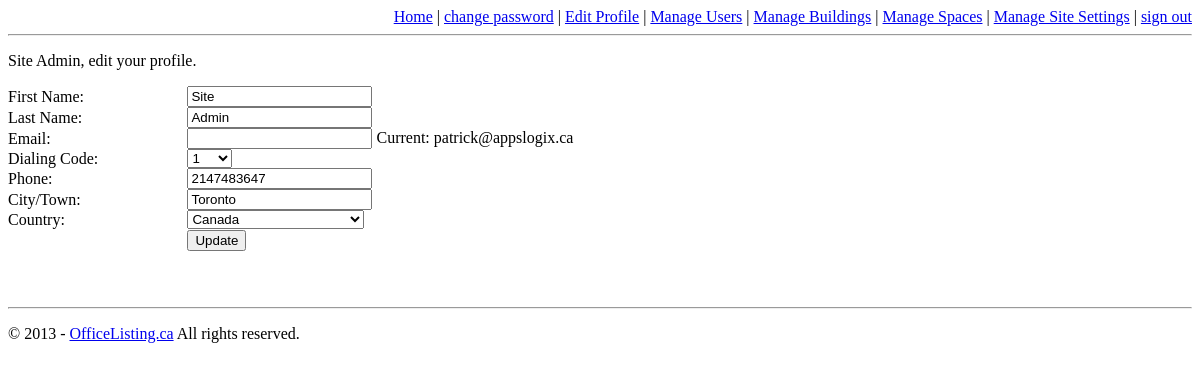
The page /admin/edit_profile.php (signed in) on the database its author committed.
### tables this page shows
CREATE TABLE `users` (
  `id` int(8) NOT NULL AUTO_INCREMENT,
  `username` varchar(9) NOT NULL,
  `password` varchar(32) NOT NULL,
  `temp_pass` varchar(32) NOT NULL,
  `temp_pass_active` int(1) NOT NULL,
  `first_name` varchar(25) NOT NULL,
  `last_name` varchar(25) NOT NULL,
  `email` varchar(35) NOT NULL,
  `dialing_code` int(5) NOT NULL,
  `phone` int(25) NOT NULL,
  `city` varchar(80) NOT NULL,
  `country` varchar(80) NOT NULL,
  `thumb_path` varchar(150) NOT NULL,
  `img_path` varchar(150) NOT NULL,
  `active` int(1) NOT NULL,
  `level_access` int(1) NOT NULL,
  `act_key` varchar(80) NOT NULL,
  `reg_date` varchar(45) NOT NULL,
  `last_active` varchar(50) NOT NULL,
  PRIMARY KEY (`id`)
);

### lib/functions/functions.php (the view, shortened to what this page needs)
<?php
function secureInput($var)
{
	$output = '';
    if (is_array($var)){
        foreach($var as $key=>$val){
            $output[$key] = secureInput($val);
        }
    } else {
		$var = strip_tags(trim($var));
		if (function_exists("get_magic_quotes_gpc")) {
			$output = mysql_real_escape_string(get_magic_quotes_gpc() ? stripslashes($var) : $var);
		} else {
			$output = mysql_real_escape_string($var);
		}
	}
	if (!empty($output))
	return $output;
}
function getUserRecords($id)
{
	global $getuser;
	$sql = "SELECT * FROM users WHERE id = '". $id . "'";
	$res = mysql_query($sql);
	$c=0;
	while ($a_row = mysql_fetch_array($res)) {
		$getuser[$c]["id"] = $a_row["id"];
		$getuser[$c]["username"] = $a_row["username"];
		$getuser[$c]["first_name"] = $a_row["first_name"];
		$getuser[$c]["last_name"] = $a_row["last_name"];
		$getuser[$c]["email"] = $a_row["email"];
		$getuser[$c]["dialing_code"] = $a_row["dialing_code"];
		$getuser[$c]["phone"] = $a_row["phone"];
		$getuser[$c]["city"] = $a_row["city"];
		$getuser[$c]["country"] = $a_row["country"];
		$getuser[$c]["thumb_path"] = $a_row["thumb_path"];
		$getuser[$c]["img_path"] = $a_row["img_path"];
		$getuser[$c]["active"] = $a_row["active"];
		$getuser[$c]["reg_date"] = $a_row["reg_date"];
		$getuser[$c]["last_active"] = $a_row["last_active"];
	$c++;
    }
	return $getuser;
}
function get_select_countries($id)
{
	$id = secureInput($id);
	$sql = "SELECT country FROM countries ORDER BY country ASC";
	$res = mysql_query($sql);
	$sql1 = "SELECT country FROM users WHERE id='".$id."'";
	$res1 = mysql_query($sql1);
	$row1 = mysql_fetch_assoc($res1);
	if($row1){
		echo "<select name=\"country\">";
		echo "<option selected=".$row1['country']." value=\"".$row1['country']."\">".$row1['country']."</option>";
		echo "</select>";
		} else {
			echo "<select name=\"country\">";
			while ($row = mysql_fetch_assoc($res)){
				echo "<option value=\"".$row['country']."\">".$row['country']."</option>";
			}
			echo "</select>";
	}
}
function get_dialing_code($id)
{
	$id = secureInput($id);
	$sql = "SELECT dialing_code FROM dialing_code ORDER BY name ASC";
	$res = mysql_query($sql);
	$sql1 = "SELECT dialing_code FROM users WHERE id='".$id."'";
	$res1 = mysql_query($sql1);
	$row1 = mysql_fetch_assoc($res1);
	if($row1){
		echo "<select name=\"dialing_code\">";
		echo "<option selected=".$row1['dialing_code']." value=\"".$row1['dialing_code']."\">".$row1['dialing_code']."</option>";
		echo "</select>";
		} else {
			echo "<select name=\"dialing_code\">";
			while ($row = mysql_fetch_assoc($res)){
				echo "<option value=\"".$row['dialing_code']."\">".$row['dialing_code']."</option>";
			}
			echo "</select>";
	}
}
?>

### admin/edit_profile.php (shortened to what this page needs)
<?PHP
include('../lib/functions/functions.php');
$getuser = getUserRecords($_SESSION['user_id']);
?>
<html xmlns="http://www.w3.org/1999/xhtml">
<head>
	<link rel="stylesheet" type="text/css" href="../css/style.css" media="screen" />
</head>
<body>
    <?php include('../lib/sections/admin_main_nav.php'); ?>
	<p><?php if(empty($getuser[0]['first_name']) || empty($getuser[0]['last_name'])){echo $getuser[0]['username'];} else {echo $getuser[0]['first_name']." ".$getuser[0]['last_name'];} ?>, edit your profile.</p>
	<div class="form">
	  <form id="editprofileForm" action="edit_profile_submit.php" method="post">
	  <table width="80%" border="0" cellpadding="0" cellspacing="0">
		<tr>
			<td><label for="first_name">First Name:</label></td><td><input type="text" name="first_name" value="<? if(isset($getuser[0]['first_name'])){echo $getuser[0]['first_name'];}?>"/></td>
		</tr>
		<tr>
			<td><label for="last_name"><label>Last Name:</label></td><td><input type="text" name="last_name" value="<? if(isset($getuser[0]['last_name'])){echo $getuser[0]['last_name'];}?>" /></td>
		</tr>
		<tr>
			<td><label for="email"><label>Email:</label></td><td><input type="text" name="email" value="" /> <span class="label">Current: <?= $getuser[0]['email'];?></span></td>
		</tr>
		<tr>
			<td><label for="dialing_code"><label>Dialing Code:</label></td><td><?= get_dialing_code($_SESSION['user_id']);?></td>
		</tr>
		<tr>
			<td><label for="phone"><label>Phone:</label></td><td><input type="text" name="phone" value="<? if(isset($getuser[0]['phone'])){echo $getuser[0]['phone'];}?>" /></td>
		</tr>
		<tr>
			<td><label for="city"><label>City/Town:</label></td><td><input type="text" name="city" value="<? if(isset($getuser[0]['city'])){echo $getuser[0]['city'];}?>" /></td>
		</tr>
		<tr>
			<td><label for="country"><label>Country:</label></td><td><?= get_select_countries($_SESSION['user_id']);?></td>
		</tr>
		<tr>
			<td>&nbsp;</td><td><input type="submit" name="editprofile" value="Update" /><img id="loading" src="../images/loading.gif" alt="Updating.." /></td>
		</tr>
		<tr>
			<td colspan="2"><div id="error">&nbsp;</div></td>
		</tr>
	  </table>
	  </form>
	</div>
<?php
	require_once('../lib/sections/footer.php');
?>
</body>
</html>

### rows shown on the page
users: first_name "Site", last_name "Admin", email "patrick@appslogix.ca", dialing_code "1", phone "2147483647", city "Toronto", country "Canada"
